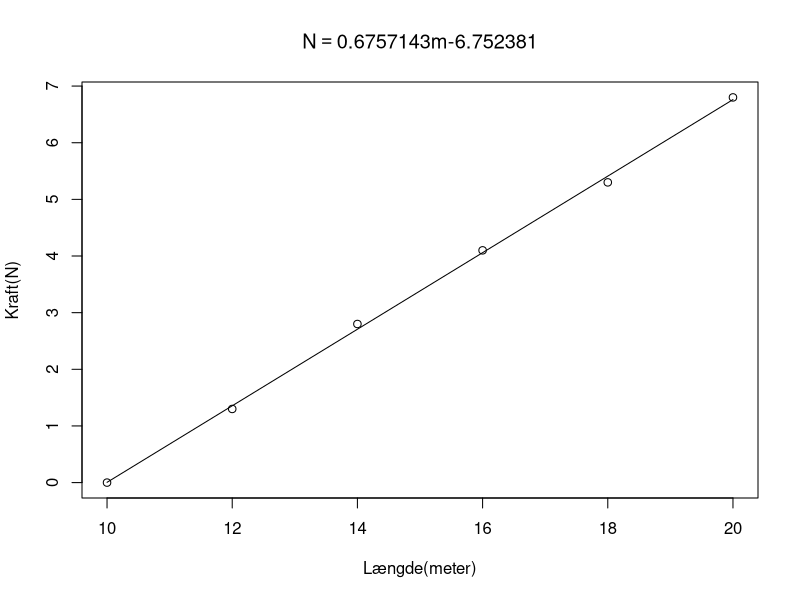

Generate this figure with R:
## ---- chunk 1
   m = c(10, 12, 14, 16, 18, 20)
   n = c(0.0, 1.3, 2.8, 4.1, 5.3, 6.8)
   
   fit = lm(n ~ m)
    
   coe = coef(fit)

   main = bquote(N == .(coe[2]) * m * .(coe[1]))

   plot(m, n, xlab = "Længde(meter)", ylab = "Kraft(N)", main=main)
   lines(m, predict(fit))
